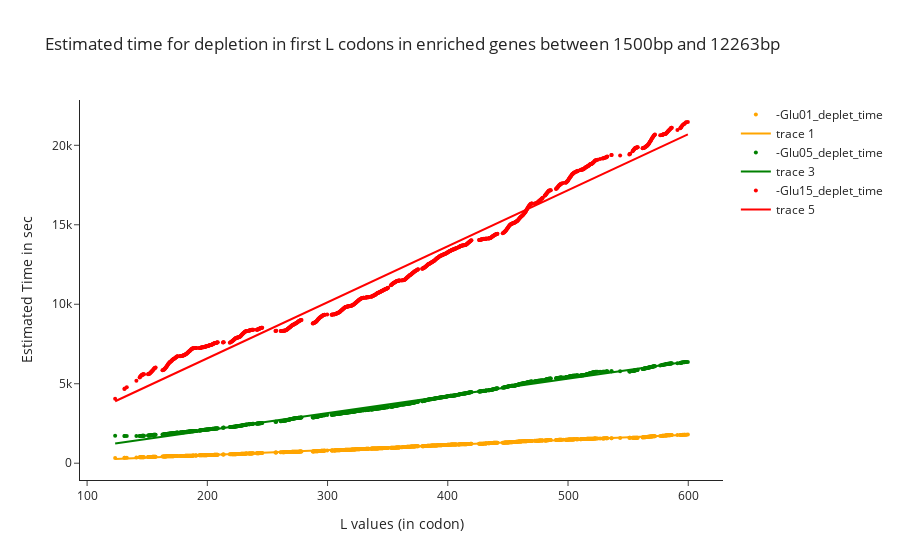

This figure's notebook cell:
### Code cell
fig = go.Figure()
rate = []
for i in range(1,len(select_times)):
    t = select_times[i] +'_deplet_time'
    sample_color = colors[i]
    x = np.array(df_est.index).reshape(-1, 1)
    raw_y = np.array(df_est.loc[:,t]).reshape(-1, 1)
    
    model = LinearRegression()
    model.fit(x, raw_y)

    # predict y from the data
    fit_y = model.predict(x)
    print('Estimated elongation rate(By derivative) is :', 1/(model.coef_.reshape(-1)[0]))
    rate.append(1/(model.coef_.reshape(-1)[0]))
    fig.add_trace(go.Scatter(mode='markers',x = x.reshape(-1),y = raw_y.reshape(-1),marker=dict(color=sample_color,size = 4),name= t))
    fig.add_trace(go.Scatter(mode='lines',x = x.reshape(-1),y = fit_y.reshape(-1),line=dict(color=sample_color)))
    
fig.update_layout(
    template='simple_white',
    title_text="Estimated time for depletion in first L codons in " +dhh1_tag+ " genes between " + str(d1) + "bp and " + str(d2)+ "bp",
    yaxis_title="Estimated Time in sec",
    xaxis_title="L values (in codon)"
)       

fig.show()

### Figure 1 — Plotly figure (JSON) as saved in the notebook; plotly's stock layout.template omitted (floating-point values rounded to 4 significant figures; data arrays with more than 128 entries replaced by an {"elided": "..."} marker saying what was removed)
{"data": [{"marker": {"color": "orange", "size": 4}, "mode": "markers", "name": "-Glu01_deplet_time", "type": "scatter", "x": {"elided": "962 float values"}, "y": {"elided": "962 float values"}}, {"line": {"color": "orange"}, "mode": "lines", "type": "scatter", "x": {"elided": "962 float values"}, "y": {"elided": "962 float values"}}, {"marker": {"color": "green", "size": 4}, "mode": "markers", "name": "-Glu05_deplet_time", "type": "scatter", "x": {"elided": "962 float values"}, "y": {"elided": "962 float values"}}, {"line": {"color": "green"}, "mode": "lines", "type": "scatter", "x": {"elided": "962 float values"}, "y": {"elided": "962 float values"}}, {"marker": {"color": "red", "size": 4}, "mode": "markers", "name": "-Glu15_deplet_time", "type": "scatter", "x": {"elided": "962 float values"}, "y": {"elided": "962 float values"}}, {"line": {"color": "red"}, "mode": "lines", "type": "scatter", "x": {"elided": "962 float values"}, "y": {"elided": "962 float values"}}], "layout": {"title": {"text": "Estimated time for depletion in first L codons in enriched genes between 1500bp and 12263bp"}, "xaxis": {"title": {"text": "L values (in codon)"}}, "yaxis": {"title": {"text": "Estimated Time in sec"}}}}
